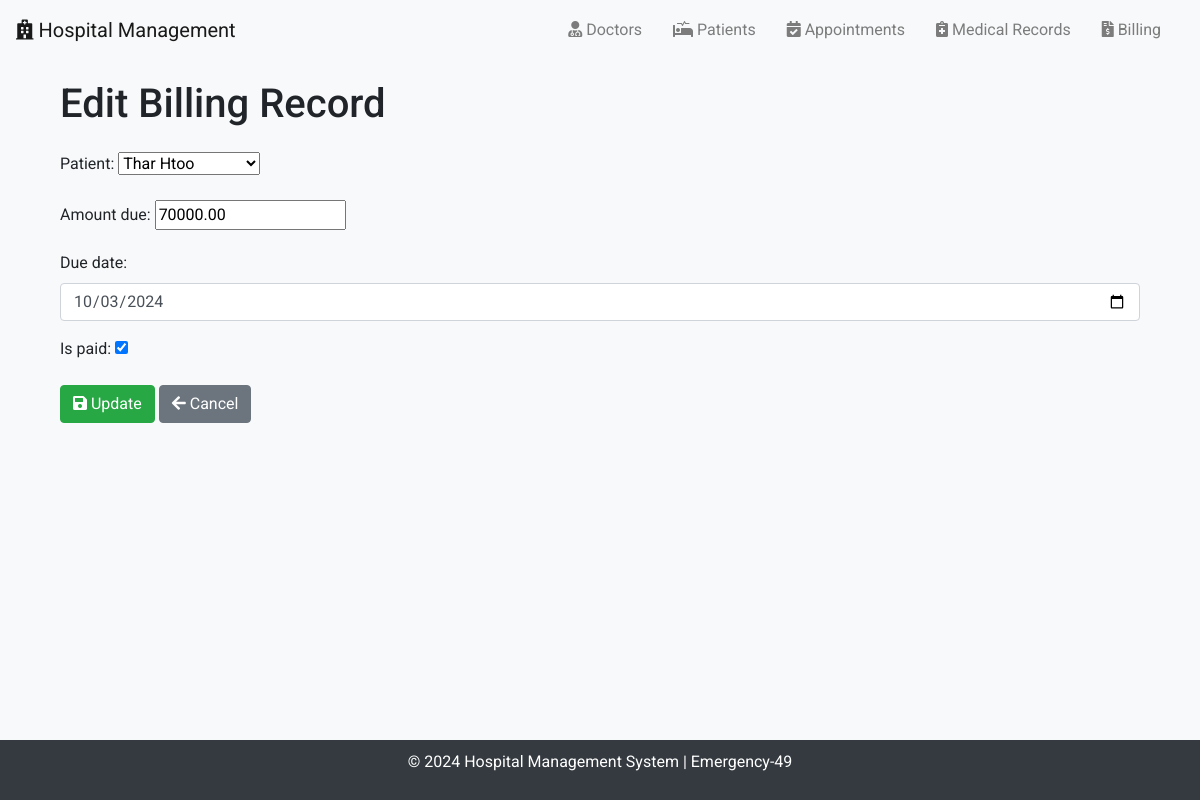
/billing/4/edit/, run on the app's committed database.
### emergency_49/models.py (models this page shows, shortened)
class Billing(models.Model):
    patient = models.ForeignKey(Patient, on_delete=models.CASCADE, related_name='bills')
    amount_due = models.DecimalField(max_digits=10, decimal_places=2)
    due_date = models.DateField()
    is_paid = models.BooleanField(default=False)

### emergency_49/views.py (the view)
# urls.py: path('billing/<int:pk>/edit/', BillingUpdateView.as_view(), name='billing_edit'),
class BillingUpdateView(UpdateView):
    model = Billing
    form_class = BillingForm
    template_name = 'billing_form.html'
    success_url = '/billing/'

### emergency_49/forms.py
class BillingForm(forms.ModelForm):
    due_date = forms.DateField(
        widget=forms.DateInput(attrs={'type': 'date', 'class': 'form-control'}),
        input_formats=['%Y-%m-%d'],
    )
    class Meta:
        model = Billing
        fields = '__all__'

### emergency_49/models.py (called while the page is built)
    def __str__(self):
        return f"{self.first_name} {self.last_name}"

### emergency_49/templates/billing_form.html (shortened to what this page needs)
{% extends 'base.html' %}
{% block content %}
<div class="container">
    <h1 class="mb-4">{% if object %}Edit{% else %}Add{% endif %} Billing Record</h1>
    <form method="POST">
        {{ form.as_p }}
        <button type="submit" class="btn btn-success"><i class="fas fa-save"></i> {% if object %}Update{% else %}Create{% endif %}</button>
        <a href="{% url 'billing_list' %}" class="btn btn-secondary"><i class="fas fa-arrow-left"></i> Cancel</a>
    </form>
</div>
{% endblock %}

### emergency_49/templates/base.html (style rules this page uses)
body { font-family: 'Roboto', sans-serif; background-color: #f8f9fa; }
.container { margin-top: 20px; }

### data on the page
Billing: patient "Thar Htoo", amount_due "70000.00", due_date "10/03/2024", is_paid "☑"
